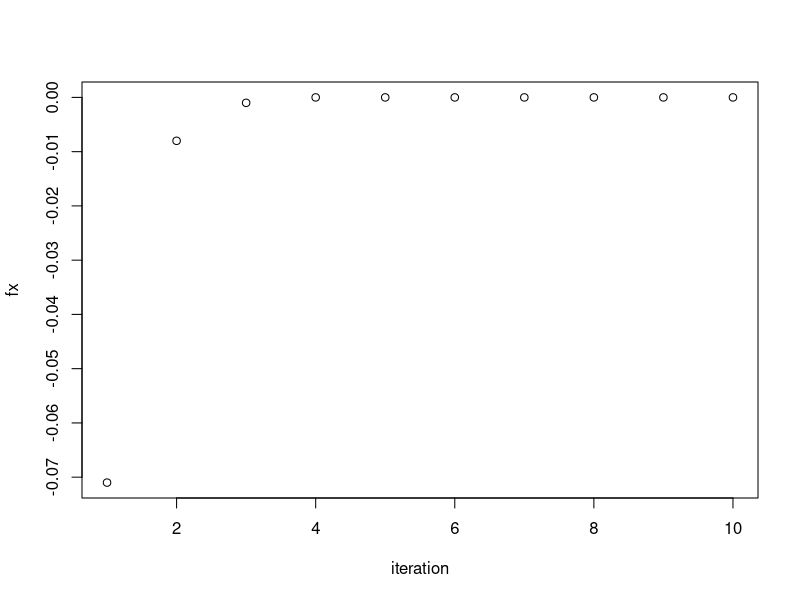

Generate this figure with R:
library(datasets)  # Load/unload base packages manually

regula_falsi <- function(x1, x2, n, f) {
  fx <- c()
  x1L <- c()
  x2L <- c()
  x3L <- c()
  for(i in 1:n) {
    x3 = (x1*f(x2) - x2*f(x1)) / (f(x2)-f(x1))
    fx[i] <- format(round(f(x3), 3), nsmall = 3)
    x1L[i] <- format(round(x1, 3), nsmall = 3)
    x2L[i] <- format(round(x2, 3), nsmall = 3)
    x3L[i] <- format(round(x3, 3), nsmall = 3)
    
    if(f(x3)*f(x1) < 0) {
      x2 = x3
    } else {
      x1 = x3
    }
  }
  
  iteration = c(1:n)
  plot(iteration, fx)
  
  data = matrix(c(x1L,x2L,x3L,fx), n, 4)
  colnames(data) <- c('x1', 'x2','x3', 'f(x)')
  rownames(data) <- c(1:n)
  
  table = as.table(data)
  
  table
}

f <- function(x) {
  return(exp(1)^(-x) - x)
}

regula_falsi(0, 1, 10, f)